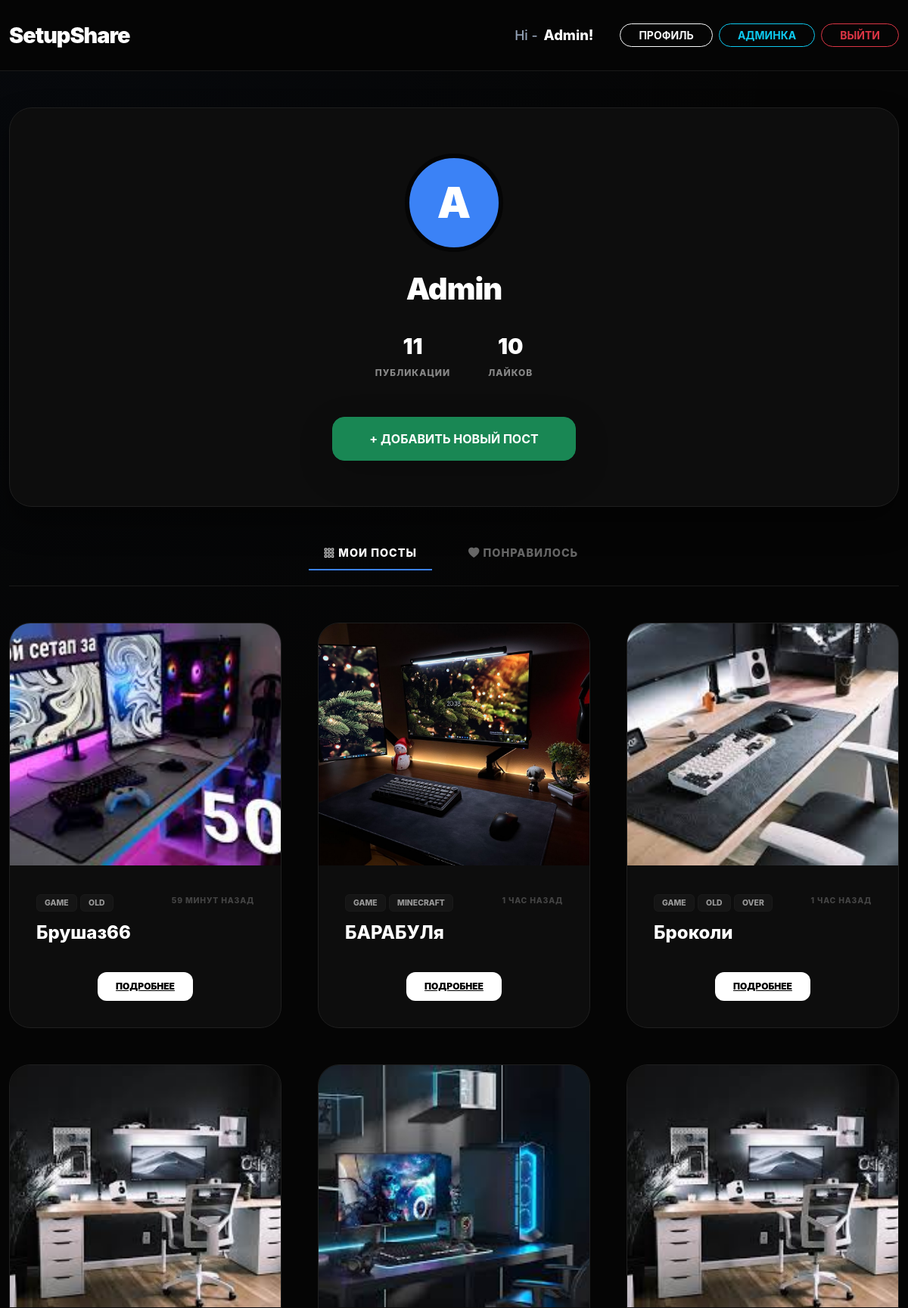
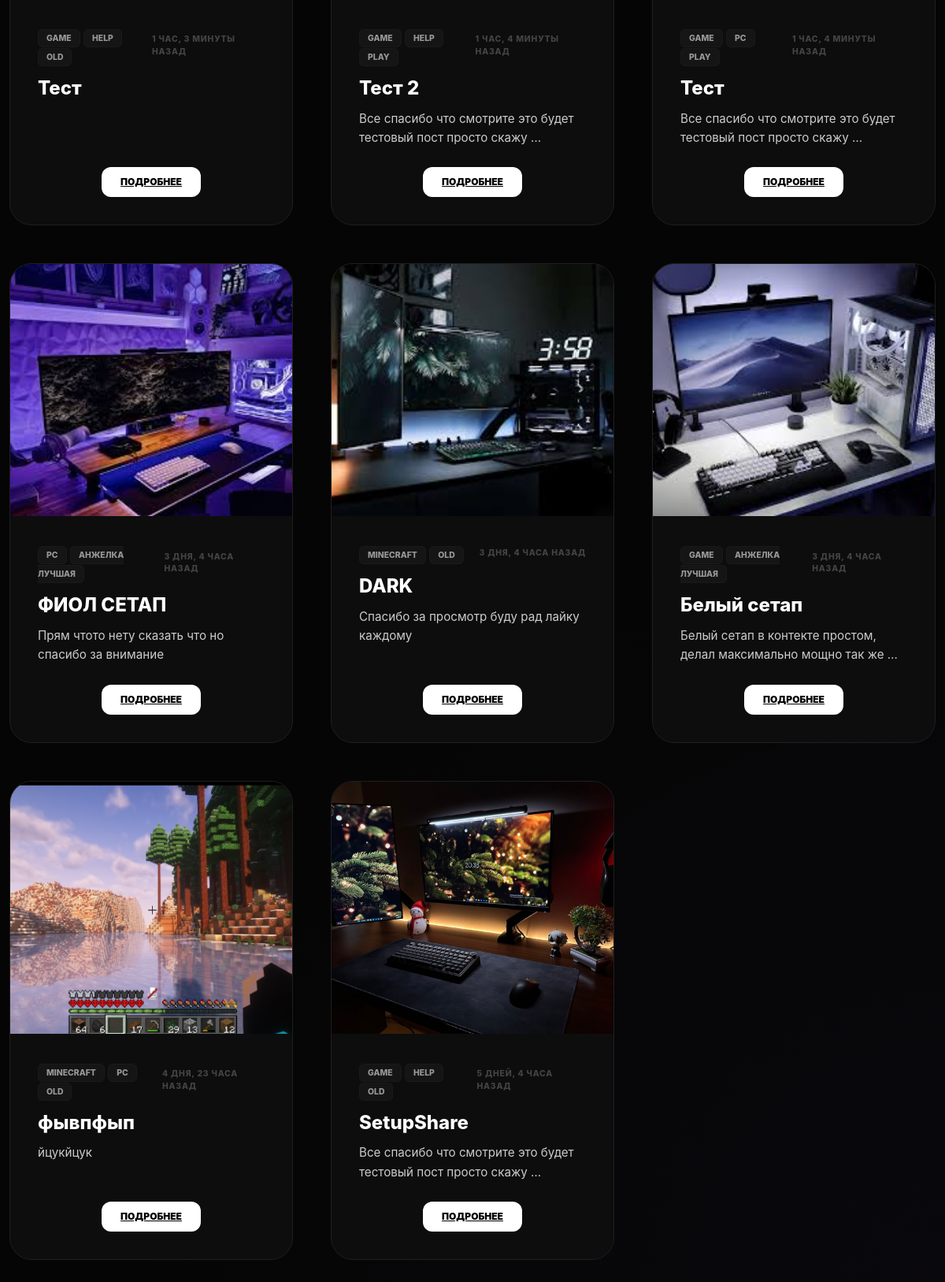
Page /users/user_profile/1/?status=my (signed in) on the committed database (2 pictures, top to bottom).
### users/models.py (models this page shows)
class CustomRegisterUser(AbstractUser):
    phone = models.CharField(max_length=12, verbose_name='Номер телефона')
    def __str__(self):
        return self.username

### main/models.py (models this page shows, shortened)
class SetupPosts(models.Model):
    title = models.CharField(max_length=50, verbose_name='Название поста')
    main_photo = models.ImageField(upload_to='main_photo')
    more_photo1 = models.ImageField(upload_to='morePhoto1', blank=True, null=True)
    more_photo2 = models.ImageField(upload_to='morePhoto2', blank=True, null=True)
    more_photo3 = models.ImageField(upload_to='morePhoto3', blank=True, null=True)
    cpu = models.CharField(max_length=20, verbose_name='Процесор')
    gpu = models.CharField(max_length=20, verbose_name='Видеокарта')
    ram = models.CharField(max_length=20, verbose_name='Оперативка')
    ssd = models.CharField(max_length=30, verbose_name='Накопитель')
    monitor = models.CharField(max_length=30, verbose_name='Монитор')
    ps = models.CharField(max_length=30, blank=True, null=True, verbose_name='БП')
    comment = models.CharField(blank=True, null=True, max_length=100, verbose_name='Дополнение')
    story_setup = models.TextField(blank=True, null=True, verbose_name='История Сборки')
    tegs = models.ManyToManyField(Tag, blank=True, verbose_name='Теги', related_name='posts')
    time = models.DateTimeField(auto_now_add=True, verbose_name="Дата публикации")
    likes = models.ManyToManyField(settings.AUTH_USER_MODEL, related_name='post_likes')
    creator = models.ForeignKey(settings.AUTH_USER_MODEL, on_delete=models.CASCADE)
    def get_absolute_url(self):
        return reverse("main:detail_post", kwargs={"pk": self.pk})

class Tag(models.Model):
    name = models.CharField(max_length=50, verbose_name='Название тега')

### users/views.py (the view)
# urls.py: path('user_profile/<int:pk>/', views.UserProfileView.as_view(), name='profile'),
class UserProfileView(LoginRequiredMixin, ListView):
    template_name = 'users/user_profile.html'
    model = SetupPosts
    context_object_name = 'post'
    def get_context_data(self, **kwargs):
            context = super().get_context_data(**kwargs)
            user_id = self.kwargs.get('pk')
            total_likes = SetupPosts.objects.filter(creator_id=user_id).aggregate(all_likes_sum=Count('likes'))['all_likes_sum']
            all_post_user = SetupPosts.objects.filter(creator_id = user_id).count()
            context['total_likes'] = total_likes or 0
            context['all_post'] = all_post_user or 0
            return context
    def get_queryset(self):
        user_id = self.kwargs['pk']
        sort = self.request.GET.get('status')
        if sort == 'my':
            return SetupPosts.objects.filter(creator_id=user_id).order_by('-time')
        elif sort == 'like':
            return SetupPosts.objects.filter(likes=user_id)

### templates/users/user_profile.html (shortened to what this page needs)
{% extends "base.html" %}
{% load static %}
    {% block extra_css %}
    <link href="https://cdn.jsdelivr.net/npm/bootstrap@5.3.0/dist/css/bootstrap.min.css" rel="stylesheet">
    <link rel="stylesheet" href="https://cdn.jsdelivr.net/npm/bootstrap-icons@1.10.0/font/bootstrap-icons.css">
    <link rel="stylesheet" href="{% static 'common.css'%}">
    <link rel="stylesheet" href="{% static 'users/user_profile.css'%}">
    {% endblock extra_css %}
{% block content %}
    <div class="container mt-5 mb-5">
        <header class="profile-header">
            <div class="avatar-large">{{request.user.username|slice:":1"}}</div>
            <h1 class="profile-name">{{request.user}}</h1>
            <div class="profile-stats">
                <div class="stat-item">
                    <span class="stat-number">{{all_post}}</span>
                    <span class="stat-label">Публикации</span>
                </div>
                <div class="stat-item">
                    <span class="stat-number">{{total_likes}}</span>
                    <span class="stat-label">Лайков</span>
                </div>
            </div>
            <div class="d-flex justify-content-center mt-5">
                <a href="{% url 'main:add_post'%}" class="btn btn-success fw-bold px-5 py-3 rounded-4 shadow-lg text-uppercase">
                    + Добавить новый пост
                </a>
            </div>
        </header>
        <div class="profile-nav mb-5">
            <a href='?status=my' class="profile-nav-btn bi bi-grid-3x3-gap me-2  {% if request.GET.status == 'my'%}active{% endif %}"> МОИ ПОСТЫ</a>
            <a href='?status=like' class="profile-nav-btn bi bi-heart-fill me-2 {% if request.GET.status == 'like'%}active{% endif %}"> ПОНРАВИЛОСЬ</a>
        </div>
        <div class="row row-cols-1 row-cols-md-2 row-cols-lg-3 g-5">
            {% for posts in post %}
            <div class="col">
                <div class="card h-100">
                    <img src="{{ posts.main_photo.url }}" class="card-img-top" alt="Setup">
                    <div class="card-body">
                        <div class="d-flex justify-content-between align-items-center mb-3">
                            <div class='tags-container'>
                                {% for tag in posts.tegs.all %}
                                    <span class="badge-custom">{{ tag.name }}</span>
                                {% endfor %}
                            </div>
                            <span class="post-time">{{ posts.time|timesince }} назад</span>
                        </div>
                        <h5 class="card-title">{{ posts.title }}</h5>
                        <p class="card-text">{{ posts.story_setup|truncatewords:10 }}</p>
                        <div class="mt-auto d-flex justify-content-center">
                            <a href="{{ posts.get_absolute_url }}" class="btn-details-profile">ПОДРОБНЕЕ</a>
                        </div>
                    </div>
                </div>
            </div>
            {% endfor %}
        </div>
    </div>
{% endblock content %}

### templates/base.html (shortened to what this page needs)
<!DOCTYPE html>
<html lang="en" data-bs-theme="{% block theme %}light{% endblock %}">
<head>
    {% block extra_css %}{% endblock extra_css %}
</head>
<body>
    <nav class="navbar navbar-expand-lg navbar-dark sticky-top">
        <div class="container">
            <a class="navbar-brand " href="{% url 'main:main_page'%}">SetupShare</a>
            <div class="d-flex align-items-center">
            {% if user.is_authenticated %}
                <span class="user-greeting d-none d-md-block">
                    Hi -<span class="user-name">{{ user.username }}!</span>
                </span>
                <a href="{% url 'users:profile' pk=request.user.pk %}" class="btn btn-outline-light btn-sm rounded-pill px-4 fw-bold me-2">ПРОФИЛЬ</a>
                {% if user.is_staff %}
                    <a href="{% url 'admin:index'%}" class="btn btn-outline-info btn-sm rounded-pill px-4 fw-bold me-2">АДМИНКА</a>
                {% endif %}
                <form action="{% url 'users:logout'%}" method="post" style="display: inline;">
                    <button type="submit" class="btn btn-outline-danger btn-sm rounded-pill px-4 fw-bold">ВЫЙТИ</button>
                </form>
            {% else %}
                <a href="{% url 'users:login'%}" class="btn btn-outline-light btn-sm rounded-pill px-4 fw-bold">ВОЙТИ</a>
            {% endif %}
            </div>
        </div>
    </nav>
    {% block content %}
    {% endblock %}
</body>
</html>

### static/common.css (style rules this page uses)
:root { --bg-main: #050505; --bg-card: #0d0d0d; --accent-blue: #3b82f6; --text-main: #e2e8f0; --border-color: #1f1f1f; }
body { background-color: var(--bg-main); background-image: radial-gradient(circle at 0% 0%, rgba(59, 130, 246, 0.03) 0%, transparent 30%), radial-gradient(circle at 100% 100%, rgba(139, 92, 246, 0.03) 0%, transparent 30%); background-attachment: fixed; color: var(--text-main); font-family: 'Inter', system-ui, -apple-system, sans-serif; min-height: 100vh; margin: 0; }
.container { max-width: 1400px; }
.navbar { background: var(--bg-main); border-bottom: 1px solid #1a1a1a; padding: 20px 0; }
.navbar-brand { font-size: 1.8rem; color: #ffffff !important; font-weight: 900; letter-spacing: -1px; }
.user-greeting { margin-right: 35px; color: #94a3b8; font-size: 1.1rem; display: flex; align-items: center; font-weight: 500; }
.user-name { color: #ffffff; font-weight: 800; margin-left: 8px; font-size: 1.15rem; transition: 0.3s; }

### static/users/user_profile.css (style rules this page uses)
.profile-header { background-color: var(--bg-card); border: 1px solid var(--border-color); border-radius: 30px; padding: 60px; text-align: center; margin-bottom: 40px; box-shadow: 0 20px 40px rgba(0,0,0,0.4); }
.avatar-large { width: 130px; height: 130px; border-radius: 50%; background-color: var(--accent-blue); color: white; font-size: 3.5rem; display: flex; align-items: center; justify-content: center; margin: 0 auto 25px; border: 6px solid var(--bg-main); font-weight: 900; }
.profile-name { font-size: 2.5rem; font-weight: 900; color: #fff; letter-spacing: -1px; }
.profile-stats { display: flex; justify-content: center; gap: 50px; margin: 30px 0; }
.stat-number { display: block; font-size: 1.8rem; font-weight: 900; color: #ffffff; }
.stat-label { color: #888; font-size: 0.75rem; font-weight: 800; text-transform: uppercase; letter-spacing: 1px; }
.profile-nav { display: flex; justify-content: center; gap: 20px; border-bottom: 1px solid #1a1a1a; padding-bottom: 20px; }
.profile-nav-btn { background: transparent; border: none; color: #666; font-weight: 800; font-size: 0.9rem; padding: 10px 20px; transition: 0.3s; text-transform: uppercase; letter-spacing: 1px; }
.profile-nav-btn.active { color: #fff; border-bottom: 2px solid var(--accent-blue); }
.card { background: var(--bg-card); border: 1px solid var(--border-color); border-radius: 28px; overflow: hidden; transition: 0.4s cubic-bezier(0.175, 0.885, 0.32, 1.275); height: 100%; display: flex; flex-direction: column; }
.card-img-top { height: 320px; object-fit: cover; }
.card-body { padding: 35px; display: flex; flex-direction: column; flex-grow: 1; }
.card-title { font-size: 1.5rem; font-weight: 800; color: #ffffff !important; margin-bottom: 12px; }
.card-text { color: #cccccc !important; line-height: 1.6; font-size: 0.95rem; margin-bottom: 25px; }
.badge-custom { background: rgba(255, 255, 255, 0.03); color: #999; padding: 4px 10px; border-radius: 6px; font-size: 0.65rem; font-weight: 800; text-transform: uppercase; border: 1px solid #1a1a1a; }
.btn-details-profile { background: #ffffff; color: #000000; padding: 10px 24px; border-radius: 12px; font-weight: 900; border: none; text-transform: uppercase; font-size: 0.75rem; transition: 0.2s; }
.post-time { color: #444; font-size: 0.65rem; font-weight: 800; text-transform: uppercase; letter-spacing: 0.8px; }
.profile-nav-btn { text-decoration: none; display: inline-block; }

### rows in the picture
CustomRegisterUser: username "Admin", user.username "A", user "Admin"
SetupPosts: main_photo (picture), time "59 МИНУТ", title "Брушаз66"
Tag: name "GAME"
Tag: name "OLD"
SetupPosts: main_photo (picture), time "1 ЧАС", title "БАРАБУЛя"
Tag: name "MINECRAFT"
SetupPosts: main_photo (picture), time "1 ЧАС", title "Броколи"
Tag: name "OVER"
SetupPosts: main_photo (picture), time "1 ЧАС, 3 МИНУТЫ", title "Тест"
Tag: name "HELP"
SetupPosts: main_photo (picture), time "1 ЧАС, 4 МИНУТЫ", title "Тест 2", story_setup "Все спасибо что смотрите это будет тестовый пост просто скажу …"
Tag: name "PLAY"
SetupPosts: main_photo (picture), time "1 ЧАС, 4 МИНУТЫ", title "Тест", story_setup "Все спасибо что смотрите это будет тестовый пост просто скажу …"
Tag: name "PC"
SetupPosts: main_photo (picture), time "3 ДНЯ, 4 ЧАСА", title "ФИОЛ СЕТАП", story_setup "Прям чтото нету сказать что но спасибо за внимание"
Tag: name "АНЖЕЛКА ЛУЧШАЯ"
SetupPosts: main_photo (picture), time "3 ДНЯ, 4 ЧАСА", title "DARK", story_setup "Спасибо за просмотр буду рад лайку каждому"
SetupPosts: main_photo (picture), time "3 ДНЯ, 4 ЧАСА", title "Белый сетап", story_setup "Белый сетап в контекте простом, делал максимально мощно так же …"
SetupPosts: main_photo (picture), time "4 ДНЯ, 23 ЧАСА", title "фывпфып", story_setup "йцукйцук"
SetupPosts: main_photo (picture), time "5 ДНЕЙ, 4 ЧАСА", title "SetupShare", story_setup "Все спасибо что смотрите это будет тестовый пост просто скажу …"

### other values in the picture
{{ all_post }} "11"
{{ total_likes }} "10"
